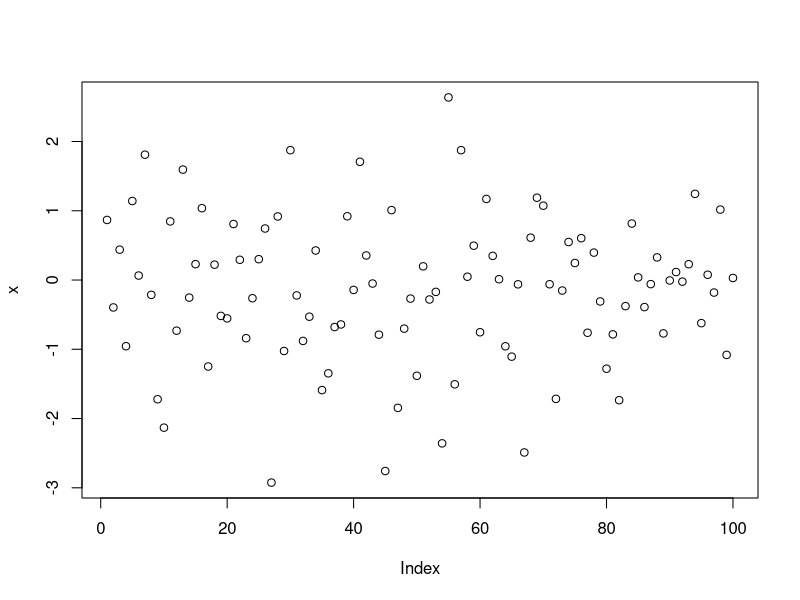

The R source for this figure:
#' 
#' ---
#' title: Example Notebook
#' author: Me
#' date: August 17, 2017
#' output: html_document
#' ---
#' 
#' 
#' #' # This is a header
#' 
#' I can write comments like this that will be turned into
#' markdown text.

#+ chunkname, fig.width=10
x = rnorm(100)
# regular R comment, within my code chunk
plot(x)

#' This is the end of the report. Now click "Compile Notebook"
#' button in Rstudio. Or use `spin()` function
#' in knitr package, and we will have a weaved html document! 
#' Not as pretty as regular .Rmd+knitr but we can add
#' many options to make it just as nice, even YAML!
#'
